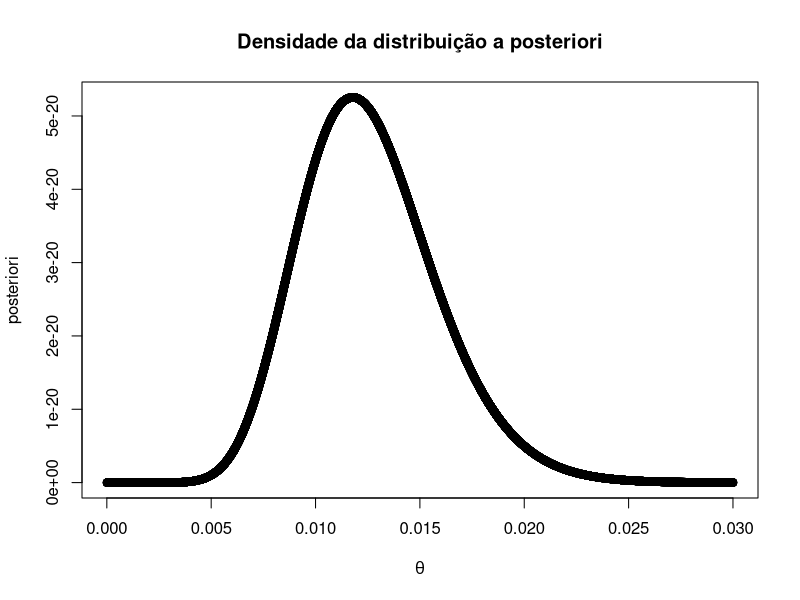
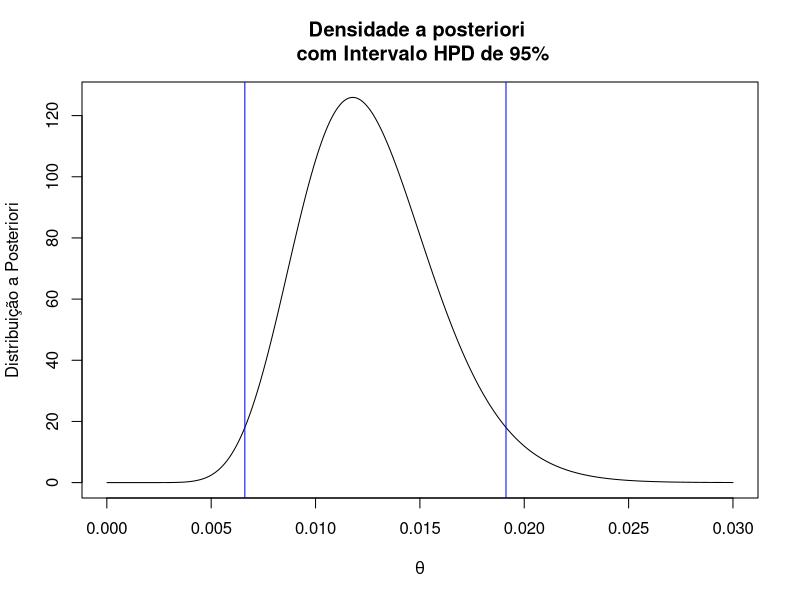
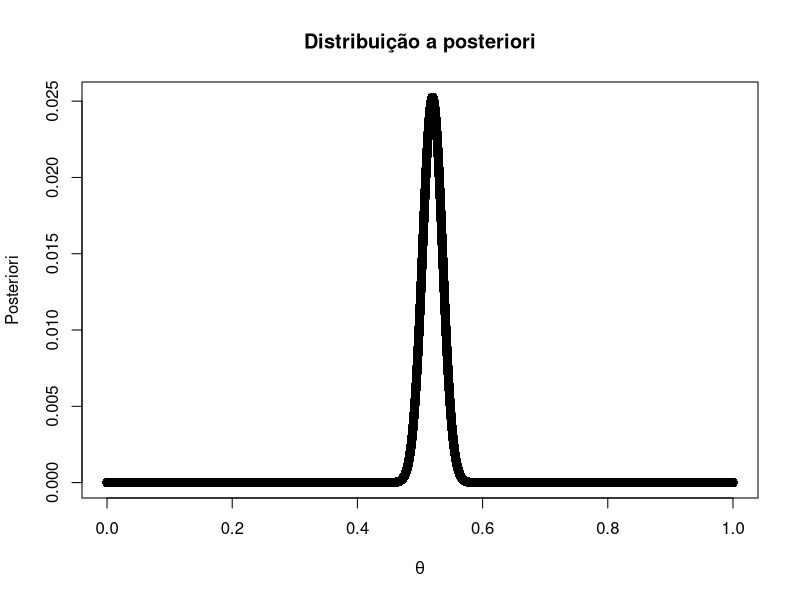
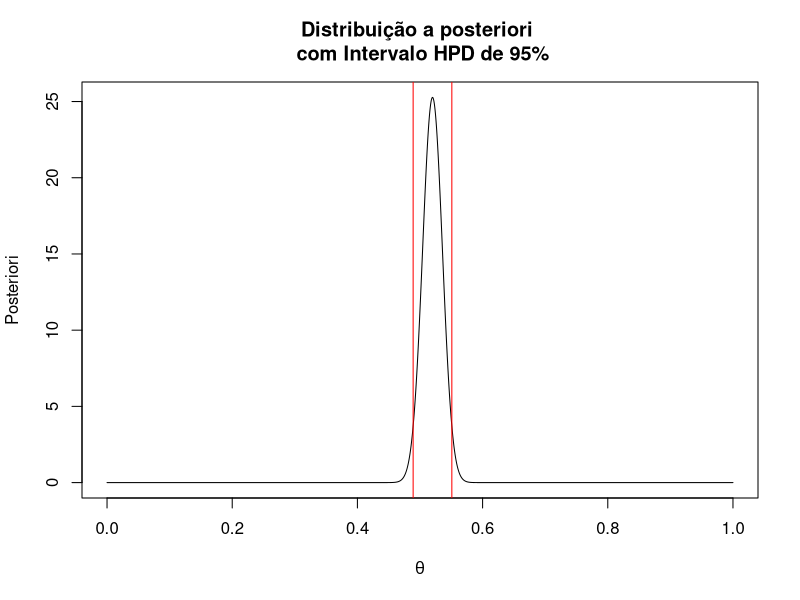

The R source for these figures, in order: (Note: this script raises an error after producing the figures.)
## ---- chunk 1
dados.1 <-
  c(2.1,
  2.5,
  3.4,
  3.5,
  4.9,
  6.2,
  7.5,
  7.7,
  8.0,
  8.9,
  8.9,
  9.5,
  11.2,
  15.1,
  17.6)
  length(dados.1)
  sum(dados.1)
  sum(dados.1 ^ 2)
## ---- chunk 2
theta <-
  seq(0.00001, 0.03, 0.000001) # Vetor de 29991 elementos, diminuir tamanho caso execução lenta do laço for() a seguir
  posteriori <- vector()
  
  for (i in 1:length(theta)) {
  posteriori[i] <-
  prod(2 * theta[i] * dados.1 * exp(-theta[i] * dados.1 ^ 2)) * dgamma((theta[i]), shape =
  1e-3,
  rate = 1e-3)
  }
  
  sum(theta * posteriori / sum(posteriori)) # Média a posteriori
  
  plot(theta, posteriori, main = "Densidade da distribuição a posteriori",
  xlab = expression(theta))
## ---- chunk 3
# média a posteriori
15.001/1188.341
## ---- chunk 4
require(TeachingDemos)
hpd(qgamma, shape = 15 + 10 ^ -3, rate = 1188.34 + 10 ^ -3)
plot(
theta,
dgamma(theta, shape = 15 + 10 ^ -3, rate = 1188.34 + 10 ^ -3),
type = 'l',
main = "Densidade a posteriori \n com Intervalo HPD de 95%",
ylab = "Distribuição a Posteriori",
xlab = expression(theta)
)
abline(v = c(0.006612998, 0.019124927), col = "blue")
## ---- chunk 5
mean(exp(-100 * rgamma(100000, 15 + 10 ^ -3, 1188.34 + 10 ^ -3))) # Função preditiva como média a posteriori de exp{-100}
## ---- chunk 6
(1188.341/1288.341)^{15.001}
## ---- chunk 7
emp.hpd(exp(-100*rgamma(100000, 15+10^-3, 1188.34+10^-3)))
## ---- chunk 8
theta <- seq(0, 1, 0.000001) # length(theta) = 1000001

posteriori <- vector(length = length(theta))

for (i in 1:length(theta)) {
posteriori[i] = dbinom(520, 1000, theta[i]) * 1 # Voto no Candidato A = Sucesso
}

plot(
theta,
posteriori,
main = "Distribuição a posteriori",
xlab = expression(theta),
ylab = "Posteriori"
)
sum((theta * posteriori / sum(posteriori))) # média posteriori


hpd(qbeta, shape1 = 521, shape2 = 481) # Utilizando a propriedade de conjugação beta-binomial
plot(
theta,
dbeta(theta, shape1 = 521, shape2 = 481),
type = 'l',
main = "Distribuição a posteriori \n com Intervalo HPD de 95%",
ylab = "Posteriori",
xlab = expression(theta)
)
abline(v = c(0.4890368, 0.5508611), col = "red")
## ---- chunk 9
# Média a posteriori de theta
521/(521+481)
## ---- chunk 10
1-pbeta(0.5,shape1=521,shape2=481)
## ---- chunk 11
n <- 100000000
theta <- rbeta(n, 521, 481)
f_post <- dbeta(theta, 521, 481)
f_post_h0 <- dbeta(0.5, 521, 481)
e.valor <- mean(f_post < f_post_h0)
e.valor
## ---- chunk 12
(qnorm(.975)/.06)^2
## ---- chunk 13
dados.3 <- c(2, 4, 1, 0, 0, 3, 0, 1, 2, 2)
sum(dados.3)
sum(dados.3 ^ 2)
length(dados.3)
## ---- chunk 14
mean(exp(-rgamma(100000, 15.2, 10.1)))

(10.1 / 11.1) ^ 15.2
## ---- chunk 15
theta <- rgamma(10000000, 15.2, 10.1)
p <- vector(length = length(theta))
for (i in 1:5) {
p[i] = mean(exp(-6 * theta) * (6 * theta) ^ (i - 1) / factorial(i - 1))
}
sum(p)
## ---- chunk 16
q3.item2.analitica <- function(k) {
  ((10.1 / 16.1) ^ 15.2 * (6 / 16.1) ^ k * gamma(15.2 + k)) / (gamma(15.2) *
  factorial(k))
  
}

sum(q3.item2.analitica(0:4))

## ---- chunk 17
theta <-
  rgamma(10000, 15.2, 10.1) # tamanho de theta reduzido dada a ineficiência das funções hpd
  
  
  emp.hpd(exp(-theta))
  
  emp.hpd((exp(-6 * theta)) + (exp(-6 * theta) * (6 * theta)) +
  ((exp(-6 * theta) * (6 * theta) ^ 2) / 2) + ((exp(-6 * theta) *
  (6 * theta) ^ 3) / 6) +
  ((exp(-6 * theta) * (6 * theta) ^ 4) / 24))
  
  p <- vector()
  d <- vector()
  for (j in 1:length(theta)) {
  for (i in 1:5) {
  p[i] = (exp(-6 * theta[j]) * (6 * theta[j]) ^ (i - 1) / factorial(i - 1))
  }
  d[j] = sum(p)
  }
  emp.hpd(d, conf = .95)
  plot(density(d), "Densidade Kernel da posteriori", xlab = expression(theta))
  abline(v = c(2.429959e-05, 3.423880e-01), col = "red")
  
  
  crit <- qgamma(c(0.05 / 2, 1 - 0.05 / 2), shape = 10, rate = 10)
  crit / mean(dados.3)
